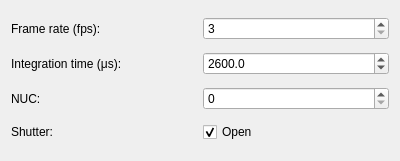
<?xml version="1.0" encoding="UTF-8"?>
<ui version="4.0">
 <class>Camera</class>
 <widget class="QWidget" name="Camera">
  <property name="geometry">
   <rect>
    <x>0</x>
    <y>0</y>
    <width>400</width>
    <height>161</height>
   </rect>
  </property>
  <property name="windowTitle">
   <string>Camera</string>
  </property>
  <layout class="QGridLayout" name="gridLayout">
   <item row="0" column="0">
    <widget class="QLabel" name="label">
     <property name="text">
      <string>Frame rate (fps):</string>
     </property>
    </widget>
   </item>
   <item row="1" column="1">
    <widget class="QDoubleSpinBox" name="sbIntegrationTime">
     <property name="suffix">
      <string/>
     </property>
     <property name="decimals">
      <number>1</number>
     </property>
     <property name="minimum">
      <double>1.000000000000000</double>
     </property>
     <property name="maximum">
      <double>26214.000000000000000</double>
     </property>
     <property name="value">
      <double>2600.000000000000000</double>
     </property>
    </widget>
   </item>
   <item row="2" column="0">
    <widget class="QLabel" name="label_3">
     <property name="text">
      <string>NUC:</string>
     </property>
    </widget>
   </item>
   <item row="2" column="1">
    <widget class="QSpinBox" name="sbNuc">
     <property name="maximum">
      <number>3</number>
     </property>
    </widget>
   </item>
   <item row="0" column="1">
    <widget class="QSpinBox" name="sbFrameRate">
     <property name="minimum">
      <number>3</number>
     </property>
     <property name="maximum">
      <number>100</number>
     </property>
    </widget>
   </item>
   <item row="1" column="0">
    <widget class="QLabel" name="label_2">
     <property name="text">
      <string>Integration time (μs):</string>
     </property>
    </widget>
   </item>
   <item row="3" column="0">
    <widget class="QLabel" name="label_4">
     <property name="text">
      <string>Shutter:</string>
     </property>
    </widget>
   </item>
   <item row="3" column="1">
    <widget class="QCheckBox" name="cbShutterOpen">
     <property name="text">
      <string>Open</string>
     </property>
     <property name="checked">
      <bool>true</bool>
     </property>
    </widget>
   </item>
  </layout>
 </widget>
 <resources/>
 <connections/>
</ui>
